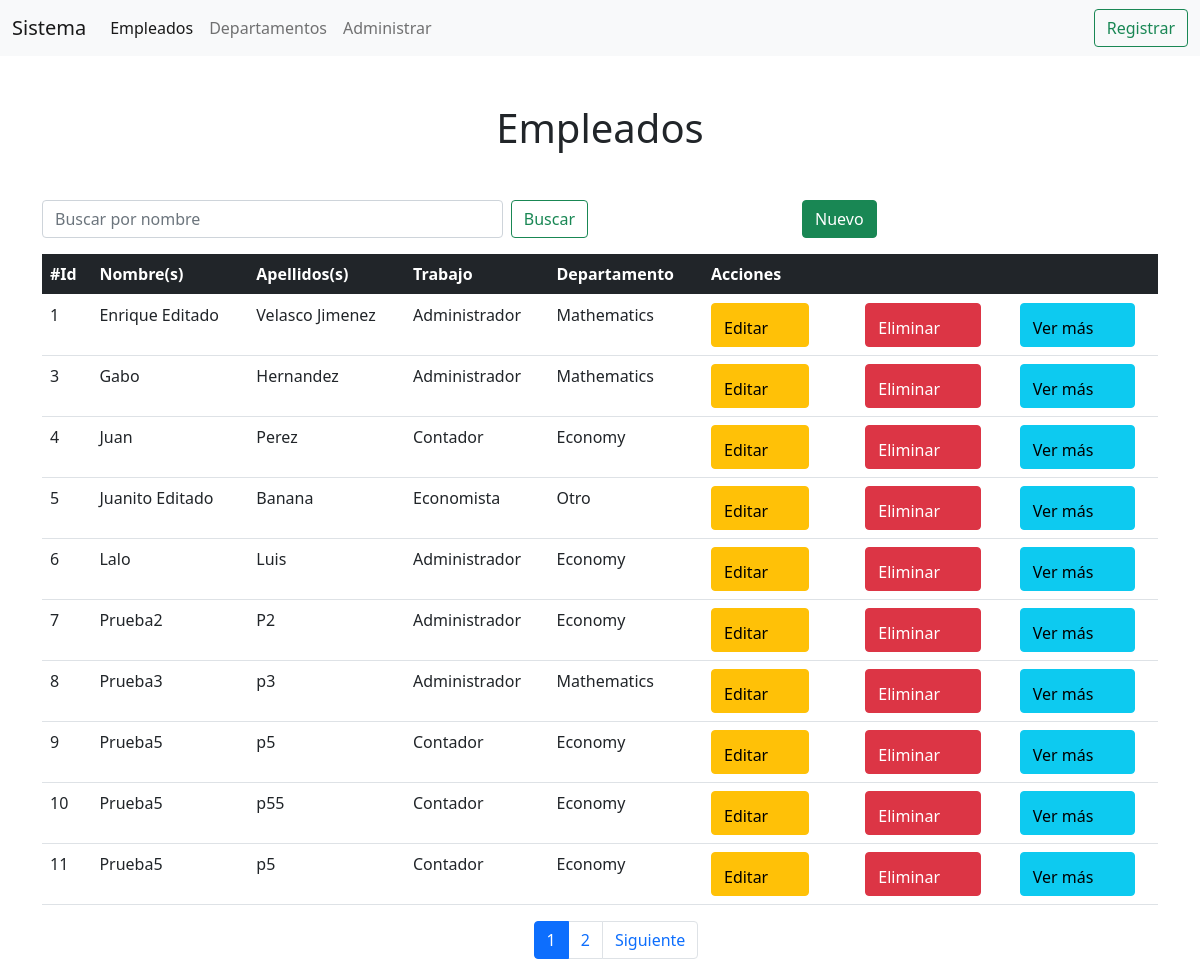
The page /list_all/ on the database its author committed.
### apps/persona/models.py (models this page shows, shortened)
class Person(models.Model):
    jobs = [
        ('0', 'Contador'),
        ('1', 'Administrador'),
        ('2', 'Economista'),
        ('3', 'Sistemas'),
        ('4', 'Soporte'),
        ('5', 'Redes'),
        ('6', 'Web'),
        ('7', 'Apps')
    ]
    first_name = models.CharField('Name', max_length=50)
    last_name = models.CharField('Last Name', max_length=50)
    job = models.CharField('Job', max_length=50, choices=jobs)
    department = models.ForeignKey(Department, on_delete=models.CASCADE)
    habilidades = models.ManyToManyField(Habilidades)
    hoja_vida = RichTextField()
    avatar = models.ImageField('Avatar', upload_to='empleados', blank=True, null=True)
    class Meta:
        verbose_name = 'Empleado'
        verbose_name_plural = 'Empleados'

### apps/department/models.py (models this page shows, shortened)
class Department(models.Model):
    name = models.CharField('Name', max_length=50)
    short_name = models.CharField('Short name', max_length=50)
    anulate = models.BooleanField('Anulate', default=False)
    class Meta:
        verbose_name = 'Departamento'
        verbose_name_plural = 'Departamentos'

### apps/persona/views.py (the view)
# urls.py: path('list_all/', views.ListAll.as_view(), name='list_all'),
class ListAll(ListView):
    model = Person
    template_name = "Person/listPerson.html"
    context_object_name = "empleados"
    paginate_by = 10
    def get_queryset(self):
        kword = self.request.GET.get('kword', '')
        queryset = Person.objects.filter(
            first_name__contains = kword
        )
        return queryset

### templates/Person/listPerson.html (shortened to what this page needs)
{% extends 'base.html' %}
{% block content %}
{% include 'includes/header.html' %}
<div class="container mt-5">
    <h1 class="text-center mt-5 mb-5">Empleados</h1>
    <div class="row justify-content-between">
        <div class="col-md-6">
            <form class="d-flex mb-3">{% csrf_token %}
            <input class="form-control me-2" type="search" placeholder="Buscar por nombre" aria-label="Search" id="kword" name="kword">
                <button class="btn btn-outline-success" type="submit">Buscar</button>
            </form>
        </div>
        <div class="col-md-4">
            <form action="/add_empleado"><button class="btn btn-success">Nuevo</button></form>
        </div>
    </div>
    <table class="table">
        <thead class="table-dark">
          <tr>
            <th>#Id</th>
            <th>Nombre(s)</th>
            <th>Apellidos(s)</th>
            <th>Trabajo</th>
            <th>Departamento</th>
            <th>Acciones</th>
          </tr>
        </thead>
        <tbody>
            {% for empleado in empleados %}
               <tr>
                   <td>{{empleado.id}}</td>
                   <td>{{empleado.first_name}}</td>
                   <td>{{empleado.last_name}}</td>
                   <td>{{empleado.get_job_display}}</td>
                   <td>{{empleado.department.name}}</td>
                   <td>
                    <div class="row">
                        <div class="col-md-4">
                            <form action="/update_empleado/{{empleado.id}}">
                                <button type="submit" class="btn btn-warning">Editar  <box-icon name='edit-alt'></box-icon></button>
                            </form>
                        </div>
                        <div class="col-md-4">
                            <form action="/delete_empleado/{{empleado.id}}">
                                <button type="submit" class="btn btn-danger">Eliminar  <box-icon name='trash' ></box-icon></button>
                            </form>
                        </div>
                        <div class="col-md-4">
                            <form action="/ver_empleado/{{empleado.id}}">
                                <button type="submit" class="btn btn-info">Ver más  <box-icon name='user-pin' ></box-icon></button>
                            </form>
                        </div>
                    </div>
                   </td>
               </tr>
            {% endfor %}
        </tbody>
      </table>
<ul>
    {% if is_paginated %}
        <nav aria-label="Page navigation example">
            <ul class="pagination justify-content-center">
                {% for page in paginator.page_range %}
                    {% ifequal  page page_obj.number %}
                        <li class="page-item active" aria-current="page">
                            <span class="page-link">{{page}}</span>
                        </li>
                    {% else %}
                        <li class="page-item" aria-current="page">
                            <a class="page-link" href="?page={{page}}">{{page}}</a>
                        </li>
                    {% endifequal %}
                {% endfor %}
            {% if page_obj.has_next %}
                <li class="page-item">
                    <a class="page-link" href="?page={{page_obj.next_page_number}}">Siguiente</a>
                </li>
            {% endif %}
            </ul>
        </nav>
    {% endif %}
</div>
{% endblock content %}

### rows shown on the page
Person: id "1", first_name "Enrique Editado", last_name "Velasco Jimenez", job "Administrador", department.name "Mathematics"
Person: id "3", first_name "Gabo", last_name "Hernandez", job "Administrador", department.name "Mathematics"
Person: id "4", first_name "Juan", last_name "Perez", job "Contador", department.name "Economy"
Person: id "5", first_name "Juanito Editado", last_name "Banana", job "Economista", department.name "Otro"
Person: id "6", first_name "Lalo", last_name "Luis", job "Administrador", department.name "Economy"
Person: id "7", first_name "Prueba2", last_name "P2", job "Administrador", department.name "Economy"
Person: id "8", first_name "Prueba3", last_name "p3", job "Administrador", department.name "Mathematics"
Person: id "9", first_name "Prueba5", last_name "p5", job "Contador", department.name "Economy"
Person: id "10", first_name "Prueba5", last_name "p55", job "Contador", department.name "Economy"
Person: id "11", first_name "Prueba5", last_name "p5", job "Contador", department.name "Economy"

### other values the page prints
{{ page }} "1"
{{ page }} "2"
